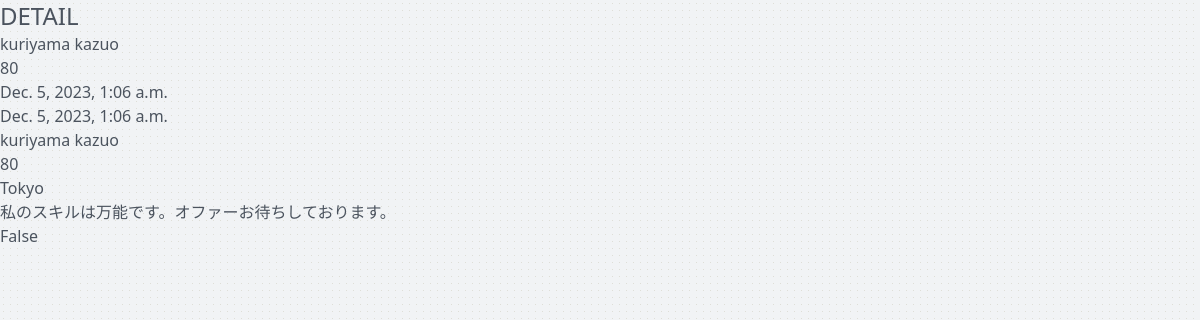
The app's page /test_list/company/1/detail (signed in) with its own data.
### main_func/models.py (models this page shows)
class Senior(models.Model):
    senior_id = models.ForeignKey(CustomUser, on_delete=models.CASCADE)#users紐付け
    created_at = models.DateTimeField(auto_now_add=True)
    updated_at = models.DateTimeField(auto_now=True)
    name = models.CharField(max_length=255, blank=True) #default指定しなきゃ
    age = models.IntegerField(blank=True, null=True)
    sex = models.CharField(verbose_name="性別",choices=settings.INDUSTRIES,max_length=13,default="選択なし")
    industry = models.CharField(verbose_name="業種",choices=settings.INDUSTRIES,max_length=13,default="選択なし")
    occupation  = models.CharField(verbose_name="職種",choices=settings.OCCUPATIONS,max_length=17,default="選択なし")
    address = models.CharField(max_length=255, blank=True, null=True)
    description = models.TextField(blank=True, null=True)
    face_path = models.ImageField(upload_to=Path('/media/images/senior_pics/'), blank=True, null=True)
    is_wanted = models.BooleanField(default=False)

### main_func/views.py (the view)
# urls.py: path('test_list/company/<int:pk>/detail', views.DetailSeniorView.as_view(), name='detail_senior'),
class DetailSeniorView(LoginRequiredMixin, DetailView):
    template_name = 'model_detail.html'
    model = Senior

### templates/test/model_detail.html (shortened to what this page needs)
<!DOCTYPE html>
<html>
<head>
    <script src="https://cdn.tailwindcss.com"></script>
    <script src="https://cdn.tailwindcss.com"></script>
    <link href="https://cdn.jsdelivr.net/npm/daisyui@4.4.12/dist/full.min.css" rel="stylesheet" type="text/css" />
    {% load static %}
    <link rel="stylesheet" href="{% static 'css/tailwind.css' %}">
    <link rel="stylesheet" href="{% static 'css/login.css' %}">
    {% load static %}
</head>
    <body class="w-screen h-screen original-gradient">
        <h1 class="text-2xl">DETAIL</h1>
        {% if user.is_senior %}
            <ul>
                    <li>{{ object.name}}</li>
                    <li>{{ object.age }}</li>
                    <li>{{ object.created_at }}</li>
                    <li>{{ object.updated_at }}</li>
                    <li>{{ object.name }}</li>
                    <li>{{ object.age }}</li>
                    <li>{{ object.address }}</li>
                    <li>{{ object.description }}</li>
                    <li>{{ object.is_wanted }}</li>
                    <br />
            {% endif %}
        </ul>
    </body>
</html>

### static/css/login.css (style rules this page uses)
.original-gradient { background-color: #b8bdc0; opacity: 0.8; background-image: radial-gradient(#d6d6ce 0.35000000000000003px, #eef1f3 0.35000000000000003px); background-size: 7px 7px; }

### records on screen
Senior: name "kuriyama kazuo", age "80", created_at "Dec. 5, 2023, 1:06 a.m.", updated_at "Dec. 5, 2023, 1:06 a.m.", address "Tokyo", description "私のスキルは万能です。オファーお待ちしております。", is_wanted "False"
